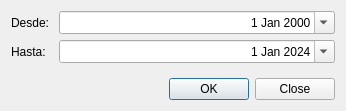
<?xml version="1.0" encoding="UTF-8"?>
<ui version="4.0">
 <class>weatherToNoaaDialog</class>
 <widget class="QDialog" name="weatherToNoaaDialog">
  <property name="geometry">
   <rect>
    <x>0</x>
    <y>0</y>
    <width>346</width>
    <height>111</height>
   </rect>
  </property>
  <property name="windowTitle">
   <string>Tiempos RBD a NOAA</string>
  </property>
  <layout class="QVBoxLayout" name="verticalLayout">
   <item>
    <layout class="QFormLayout" name="formLayout">
     <item row="0" column="0">
      <widget class="QLabel" name="desdeLabel">
       <property name="text">
        <string>Desde: </string>
       </property>
      </widget>
     </item>
     <item row="0" column="1">
      <widget class="QDateEdit" name="desdeDateEdit">
       <property name="alignment">
        <set>Qt::AlignRight|Qt::AlignTrailing|Qt::AlignVCenter</set>
       </property>
       <property name="calendarPopup">
        <bool>true</bool>
       </property>
      </widget>
     </item>
     <item row="1" column="0">
      <widget class="QLabel" name="hastaLabel">
       <property name="text">
        <string>Hasta: </string>
       </property>
      </widget>
     </item>
     <item row="1" column="1">
      <widget class="QDateEdit" name="hastaDateEdit">
       <property name="alignment">
        <set>Qt::AlignRight|Qt::AlignTrailing|Qt::AlignVCenter</set>
       </property>
       <property name="date">
        <date>
         <year>2024</year>
         <month>1</month>
         <day>1</day>
        </date>
       </property>
       <property name="calendarPopup">
        <bool>true</bool>
       </property>
      </widget>
     </item>
    </layout>
   </item>
   <item>
    <widget class="QDialogButtonBox" name="buttonBox">
     <property name="orientation">
      <enum>Qt::Horizontal</enum>
     </property>
     <property name="standardButtons">
      <set>QDialogButtonBox::Close|QDialogButtonBox::Ok</set>
     </property>
    </widget>
   </item>
  </layout>
 </widget>
 <resources/>
 <connections>
  <connection>
   <sender>buttonBox</sender>
   <signal>accepted()</signal>
   <receiver>weatherToNoaaDialog</receiver>
   <slot>accept()</slot>
   <hints>
    <hint type="sourcelabel">
     <x>248</x>
     <y>254</y>
    </hint>
    <hint type="destinationlabel">
     <x>157</x>
     <y>274</y>
    </hint>
   </hints>
  </connection>
  <connection>
   <sender>buttonBox</sender>
   <signal>rejected()</signal>
   <receiver>weatherToNoaaDialog</receiver>
   <slot>reject()</slot>
   <hints>
    <hint type="sourcelabel">
     <x>316</x>
     <y>260</y>
    </hint>
    <hint type="destinationlabel">
     <x>286</x>
     <y>274</y>
    </hint>
   </hints>
  </connection>
 </connections>
</ui>
